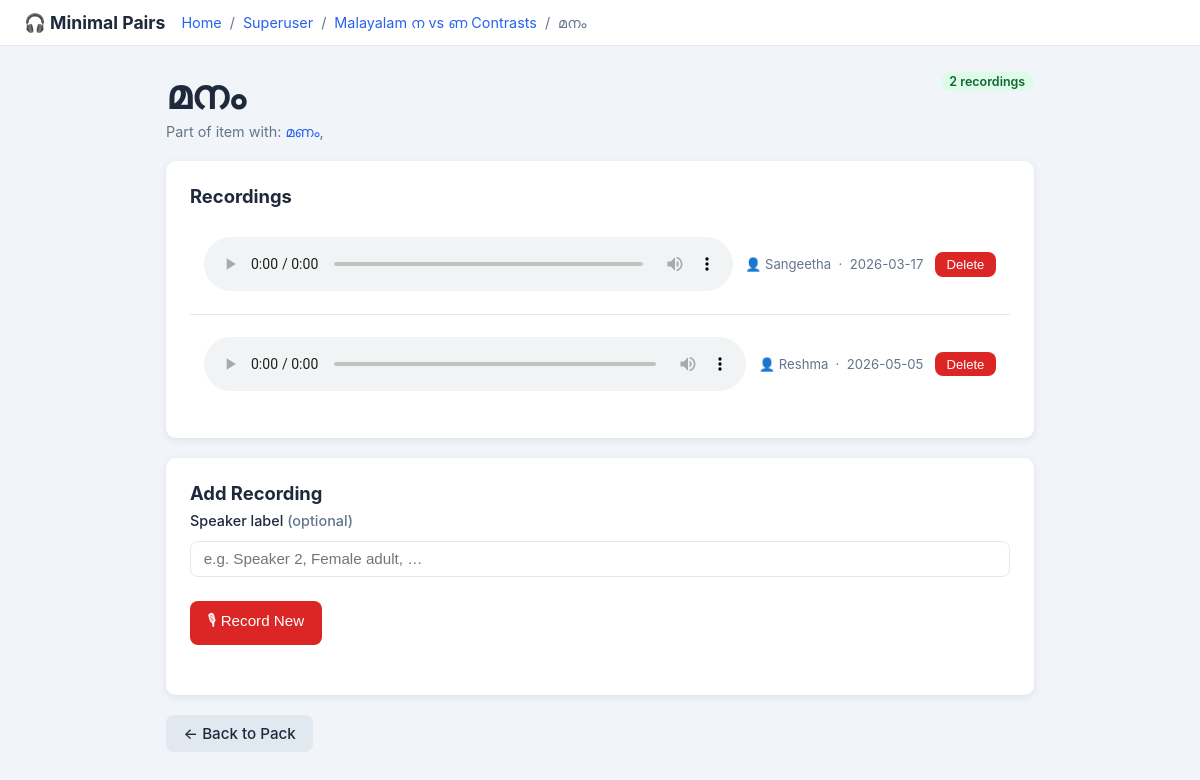
/superuser/word/42, run on the app's committed database.
### tables this page shows
CREATE TABLE pack (
            id INTEGER PRIMARY KEY AUTOINCREMENT,
            name TEXT NOT NULL UNIQUE,
            description TEXT,
            published INTEGER NOT NULL DEFAULT 0,
            created_at TEXT NOT NULL DEFAULT (datetime('now'))
        );

CREATE TABLE word (
            id INTEGER PRIMARY KEY AUTOINCREMENT,
            item_id INTEGER NOT NULL REFERENCES item(id) ON DELETE CASCADE,
            label TEXT NOT NULL,
            word_type TEXT NOT NULL DEFAULT 'real'
        );

CREATE TABLE recording (
            id INTEGER PRIMARY KEY AUTOINCREMENT,
            word_id INTEGER NOT NULL REFERENCES word(id) ON DELETE CASCADE,
            file_path TEXT NOT NULL,
            speaker_label TEXT,
            session_id TEXT,
            created_at TEXT NOT NULL DEFAULT (datetime('now'))
        );

### app.py (the view)
@app.route('/superuser/word/<int:word_id>')
def su_word(word_id):
    db = get_db()
    word = db.execute('''
        SELECT w.*, i.pack_id, i.id as item_id FROM word w
        JOIN item i ON i.id = w.item_id
        WHERE w.id = ?
    ''', (word_id,)).fetchone()
    if not word:
        db.close()
        return 'Not found', 404
    recordings = db.execute(
        'SELECT * FROM recording WHERE word_id = ? ORDER BY created_at', (word_id,)
    ).fetchall()
    pack = db.execute('SELECT * FROM pack WHERE id = ?', (word['pack_id'],)).fetchone()
    siblings = db.execute(
        'SELECT id, label FROM word WHERE item_id = ? ORDER BY id', (word['item_id'],)
    ).fetchall()
    db.close()
    return render_template('superuser/word.html',
                           word=word, recordings=recordings,
                           pack=pack, siblings=siblings)

### database.py (called while the page is built)
def get_db():
    conn = sqlite3.connect(DB_PATH)
    conn.row_factory = sqlite3.Row
    conn.execute("PRAGMA foreign_keys = ON")
    return conn

### templates/superuser/word.html (shortened to what this page needs)
{% extends "base.html" %}
{% block nav %}
<nav class="breadcrumb">
  <a href="/">Home</a>
  <span class="sep"></span>
  <a href="/superuser/">Superuser</a>
  <span class="sep"></span>
  <a href="/superuser/pack/{{ pack.id }}">{{ pack.name }}</a>
  <span class="sep"></span>
  {{ word.label }}
</nav>
{% endblock %}
{% block content %}
<div class="pack-header">
  <div>
    <div class="pack-title" style="font-size:2.5rem;">{{ word.label }}</div>
    <div class="text-muted" style="font-size:.9rem; margin-top:.25rem;">
      Part of item with:
      {% for s in siblings %}
        {% if s.id != word.id %}
          <a href="/superuser/word/{{ s.id }}">{{ s.label }}</a>{% if not loop.last %}, {% endif %}
        {% endif %}
      {% endfor %}
    </div>
  </div>
  <div>
    <span id="rec-count-badge"
          data-count="{{ recordings|length }}"
          class="badge {{ 'badge-green' if recordings else 'badge-red' }}">
      {{ recordings|length }} recording{{ 's' if recordings|length != 1 }}
    </span>
  </div>
</div>
<div class="card">
  <h2 class="mb-1">Recordings</h2>
  {% if recordings %}
    <ul class="rec-list" id="rec-list">
      {% for rec in recordings %}
      <li class="rec-item" data-rec-id="{{ rec.id }}">
        <audio controls src="{{ url_for('static', filename='audio/' + rec.file_path.split('/')[-1]) }}"
               class="preview-audio" style="flex:1; min-width:0;"></audio>
        <span class="rec-meta">
          {% if rec.speaker_label %}
            👤 {{ rec.speaker_label }}
          {% else %}
            <em>No speaker label</em>
          {% endif %}
          &nbsp;·&nbsp; {{ rec.created_at[:10] }}
        </span>
        <form method="POST" action="/superuser/recording/{{ rec.id }}/delete" style="margin-left:auto;">
          <button type="submit" class="btn btn-danger btn-sm"
                  onclick="return confirm('Delete this recording?')">Delete</button>
        </form>
      </li>
      {% endfor %}
    </ul>
  {% else %}
    <ul class="rec-list" id="rec-list"></ul>
    <p class="text-muted" style="padding:.5rem 0;">No recordings yet.</p>
  {% endif %}
</div>
<div class="card">
  <h2 class="mb-1">Add Recording</h2>
  <label for="inline-speaker-label">Speaker label <span class="text-muted">(optional)</span></label>
  <input id="inline-speaker-label" type="text" class="speaker-input"
         placeholder="e.g. Speaker 2, Female adult, …">
  <div class="flex-row mt-1">
    <button id="inline-rec-btn" class="btn btn-danger">🎙 Record New</button>
  </div>
  <div id="inline-status" class="text-muted mt-1" style="min-height:1.3em; font-size:.9rem;"></div>
</div>
<div class="mt-2">
  <a href="/superuser/pack/{{ pack.id }}" class="btn btn-grey">← Back to Pack</a>
</div>
{% endblock %}

### static/css/style.css (style rules this page uses)
*, *::before, *::after { box-sizing: border-box; margin: 0; padding: 0; }
:root { --blue: #2563eb; --blue-dark: #1d4ed8; --green: #16a34a; --red: #dc2626; --amber: #d97706; --grey: #64748b; --grey-light:#e2e8f0; --bg: #f1f5f9; --surface: #ffffff; --text: #1e293b; --text-muted:#64748b; --radius: 10px; --shadow: 0 2px 8px rgba(0,0,0,.08); }
body { font-family: -apple-system, BlinkMacSystemFont, 'Segoe UI', sans-serif; background: var(--bg); color: var(--text); min-height: 100vh; }
a { color: var(--blue); text-decoration: none; }
.breadcrumb { display: flex; align-items: center; gap: .4rem; font-size: .9rem; color: var(--text-muted); flex-wrap: wrap; }
.breadcrumb a { color: var(--blue); }
.breadcrumb .sep::before { content: '/'; margin: 0 .1rem; }
.card { background: var(--surface); border-radius: var(--radius); box-shadow: var(--shadow); padding: 1.5rem; margin-bottom: 1.25rem; }
.btn { display: inline-flex; align-items: center; gap: .4rem; padding: .55rem 1.1rem; border-radius: 8px; border: none; cursor: pointer; font-size: .95rem; font-weight: 500; transition: opacity .15s, transform .1s; text-decoration: none; }
.btn-danger { background: var(--red); color: #fff; }
.btn-grey { background: var(--grey-light); color: var(--text); }
.btn-sm { padding: .3rem .7rem; font-size: .82rem; }
.badge { display: inline-block; padding: .15rem .55rem; border-radius: 999px; font-size: .78rem; font-weight: 600; }
.badge-green { background: #dcfce7; color: #166534; }
.pack-header { display: flex; align-items: flex-start; justify-content: space-between; gap: 1rem; margin-bottom: 1.25rem; flex-wrap: wrap; }
.pack-title { font-size: 1.4rem; font-weight: 700; }
.preview-audio { width: 100%; margin: .75rem 0; }
.speaker-input { width: 100%; padding: .55rem .8rem; border: 1.5px solid var(--grey-light); border-radius: 8px; font-size: .95rem; margin: .5rem 0 1rem; }
.rec-list { list-style: none; }
.rec-item { display: flex; align-items: center; gap: .75rem; padding: .65rem .9rem; border-bottom: 1px solid var(--grey-light); flex-wrap: wrap; }
.rec-item:last-child { border-bottom: none; }
.rec-meta { font-size: .82rem; color: var(--text-muted); }
.flex-row { display: flex; gap: .75rem; align-items: center; flex-wrap: wrap; }
.mt-1 { margin-top: .5rem; }
.mt-2 { margin-top: 1rem; }
.mb-1 { margin-bottom: .5rem; }
.text-muted { color: var(--text-muted); font-size: .9rem; }
label { font-size: .9rem; font-weight: 500; display: block; margin-bottom: .25rem; }
h2 { font-size: 1.15rem; margin-bottom: .2rem; }

### data on the page
pack: name "Malayalam ന vs ണ Contrasts"
word: label "മനം"
word: label "മണം"
recording: speaker_label "Sangeetha", created_at "2026-03-17"
recording: speaker_label "Reshma", created_at "2026-05-05"

### other printed values
{{ recordings|length }} "2"
{{ 's' if recordings|length != 1 }} "s"
